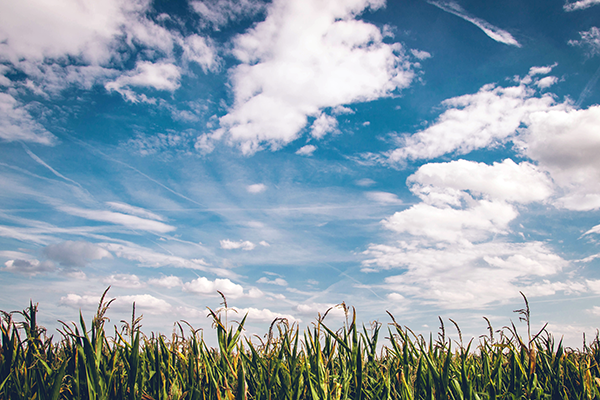
#> input picture Day2/field.bmp, 600 x 400 px
$ python 11_equalize2.py
#> lines starting #> are read from the running program, lines starting #| are printed output that depends on the picture
import cv2

src = cv2.imread('./field.bmp')
#> src is the input picture: shape (400, 600, 3); mean B, G, R 173.2, 160.3, 141.8
'''
ycrcb = []
dst = cv2.cvtColor(src, cv2.COLOR_BGR2YCrCb)
ycrcb = cv2.split(dst)
ycrcb = list(ycrcb)
#print(ycrcb)
ycrcb[0] = cv2.equalizeHist(ycrcb[0])
dst = cv2.merge(ycrcb)
'''

dst = cv2.cvtColor(src, cv2.COLOR_YCrCb2BGR)
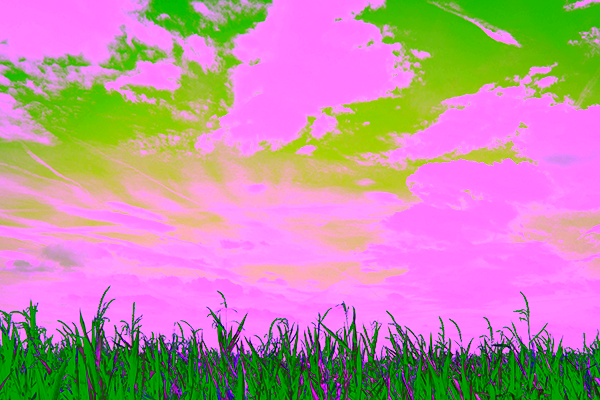
#> dst: shape (400, 600, 3); mean B, G, R 162.5, 145.5, 189.4
dst[:, :, 0] = cv2.equalizeHist(dst[:, :, 0])
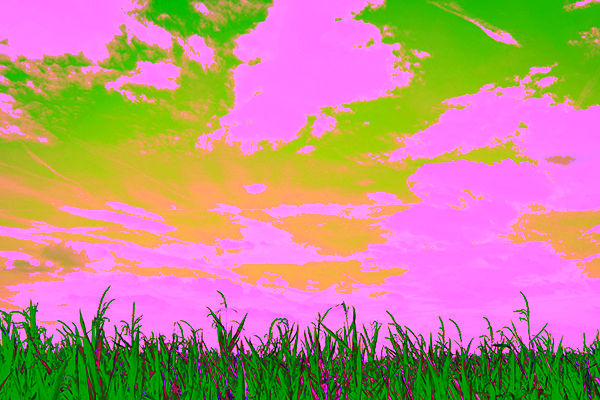
#> dst: shape (400, 600, 3); mean B, G, R 134.2, 145.5, 189.4
dst = cv2.cvtColor(dst, cv2.COLOR_YCrCb2BGR)
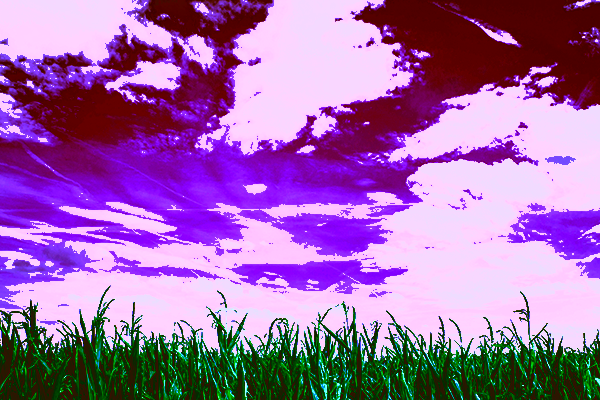
#> dst: shape (400, 600, 3); mean B, G, R 171.9, 107.3, 159.9

cv2.imshow('src', src)
cv2.imshow('dst', dst)
cv2.waitKey()

$ run again, with Day2/dog.bmp copied over Day2/field.bmp
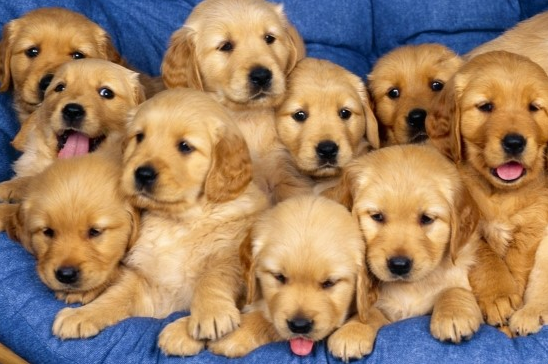
#> input picture Day2/dog.bmp, 548 x 364 px
#> src is the input picture: shape (364, 548, 3); mean B, G, R 100.4, 128.9, 159
#> `dst[:, :, 0] = cv2.equalizeHist(dst[:, :, 0])`:
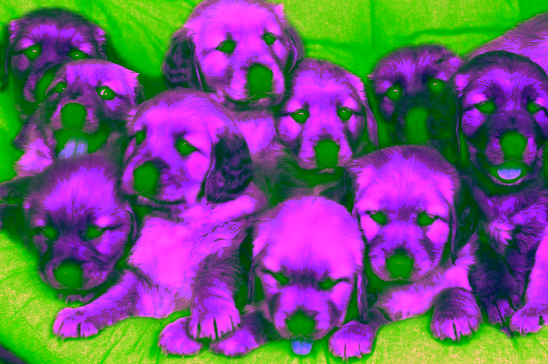
#> dst: shape (364, 548, 3); mean B, G, R 120.6, 89.1, 110.1
#> `dst = cv2.cvtColor(dst, cv2.COLOR_YCrCb2BGR)`:
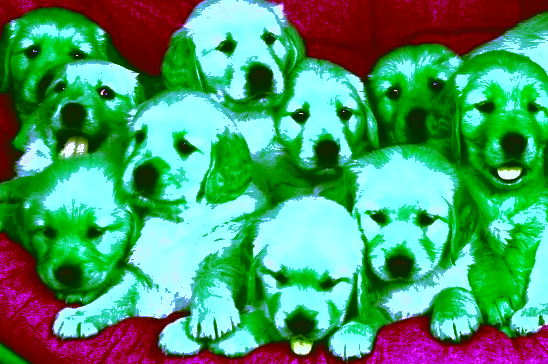
#> dst: shape (364, 548, 3); mean B, G, R 105.5, 151.7, 75.2
